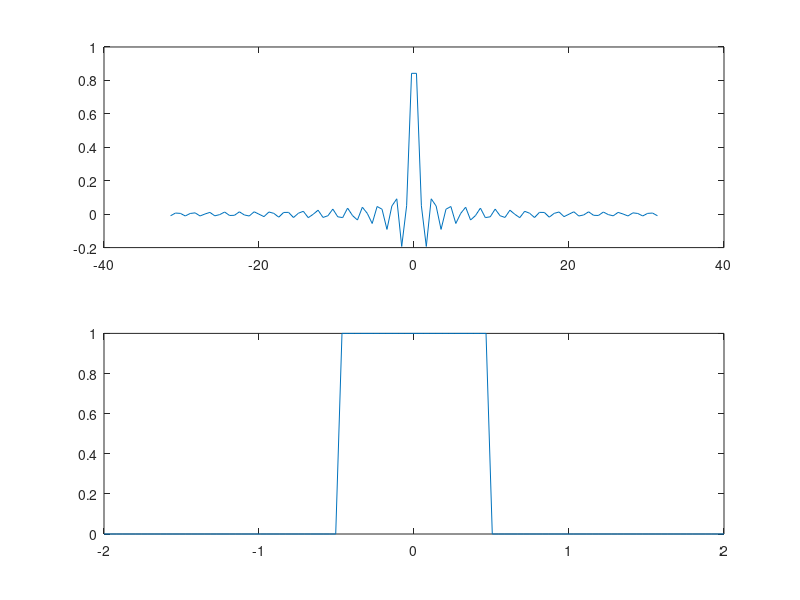

MATLAB code for this plot:
t1 = linspace(-10*pi, 10*pi);
y1 = sinc(t1);
subplot(2, 1, 1);
plot(t1, y1);

t2 = linspace(-2, 2);
y2 = (abs(t2) <= 0.5);
subplot(2, 1, 2);
plot(t2, y2);